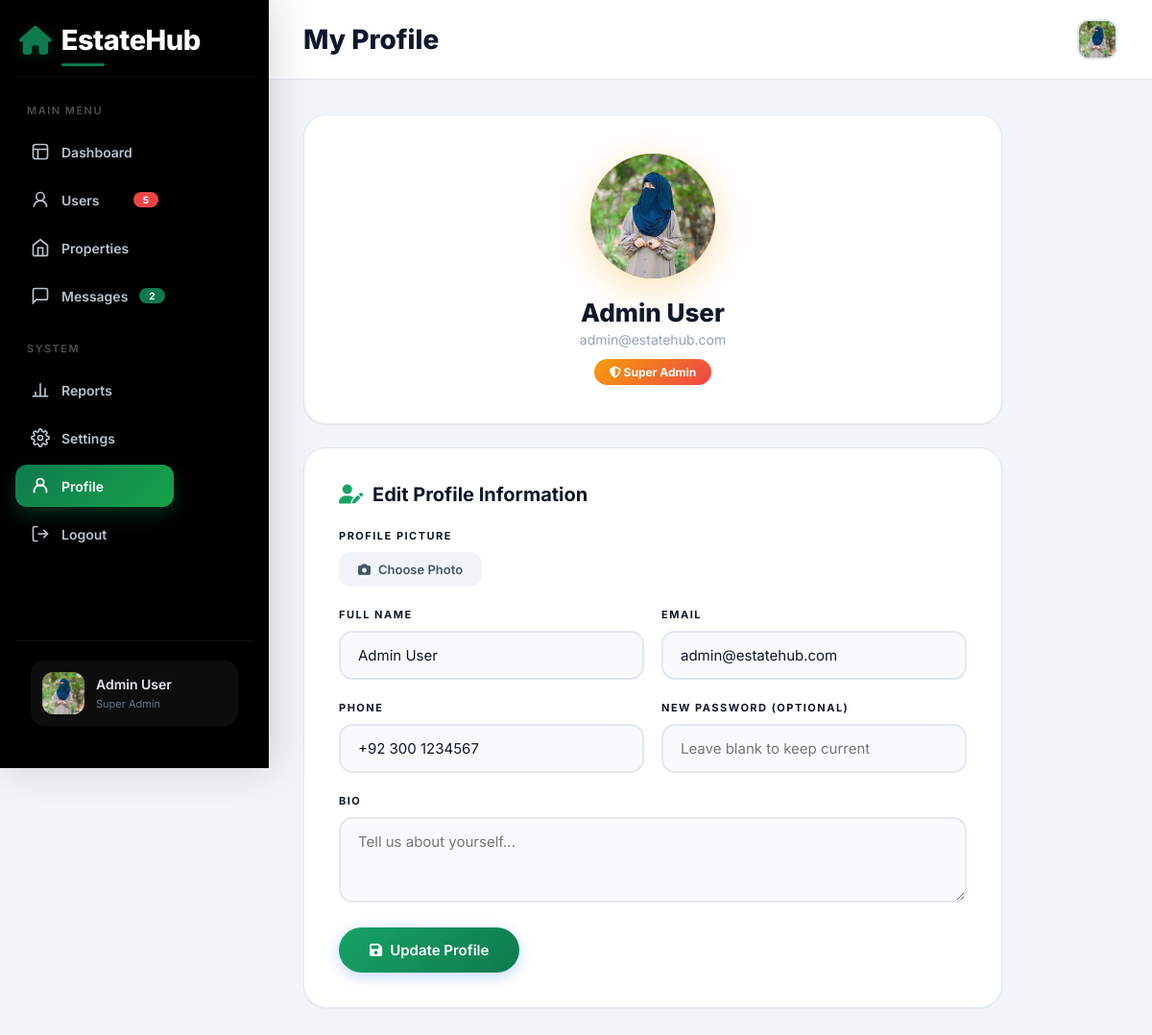
Screenshot of /admin/profile.php (signed in) with the database file from the repository.
### tables this page shows
CREATE TABLE users (
    id INT AUTO_INCREMENT PRIMARY KEY,
    full_name VARCHAR(100) NOT NULL,
    email VARCHAR(100) UNIQUE NOT NULL,
    password VARCHAR(255) NOT NULL,
    phone VARCHAR(20),
    profile_pic VARCHAR(255) DEFAULT NULL,
    bio TEXT,
    user_type ENUM('admin', 'seller', 'user') DEFAULT 'user',
    status ENUM('active', 'inactive', 'banned') DEFAULT 'active',
    created_at TIMESTAMP DEFAULT CURRENT_TIMESTAMP,
    updated_at TIMESTAMP DEFAULT CURRENT_TIMESTAMP ON UPDATE CURRENT_TIMESTAMP
);

### admin/profile.php (the view, shortened to what this page needs)
<?php
require_once __DIR__ . '/../includes/config.php';
$admin_id = $_SESSION['user_id'];
$user_query = mysqli_query($conn, "SELECT * FROM users WHERE id = $admin_id");
$user = mysqli_fetch_assoc($user_query);
$result = mysqli_query($conn, "SHOW COLUMNS FROM users LIKE 'profile_pic'");
$has_pic_column = mysqli_num_rows($result) > 0;
$result = mysqli_query($conn, "SHOW COLUMNS FROM users LIKE 'bio'");
$has_bio_column = mysqli_num_rows($result) > 0;
$profile_pic_path = '';
if (empty($profile_pic_path)) {
    $found_files = glob("../uploads/profiles/admin_" . $admin_id . "_*");
    if (!empty($found_files)) {
        $profile_pic_path = $found_files[0] . '?t=' . time();
        if ($has_pic_column) {
            $safe_filename = mysqli_real_escape_string($conn, basename($found_files[0]));
            mysqli_query($conn, "UPDATE users SET profile_pic = '$safe_filename' WHERE id = $admin_id");
        }
    }
}
$stats = [
    'users' => 0,
    'pending' => 0,
    'unread' => 0
];
$result = mysqli_query($conn, "SELECT COUNT(*) as total FROM users");
if ($result && mysqli_num_rows($result) > 0) {
    $stats['users'] = mysqli_fetch_assoc($result)['total'] ?? 0;
}
$result = mysqli_query($conn, "SELECT COUNT(*) as total FROM properties WHERE status = 'Pending'");
if ($result && mysqli_num_rows($result) > 0) {
    $stats['pending'] = mysqli_fetch_assoc($result)['total'] ?? 0;
}
$result = mysqli_query($conn, "SELECT COUNT(*) as total FROM messages WHERE is_read = 0");
if ($result && mysqli_num_rows($result) > 0) {
    $stats['unread'] = mysqli_fetch_assoc($result)['total'] ?? 0;
}
$current_page = basename($_SERVER['PHP_SELF']);
?>
<!DOCTYPE html>
<html lang="en">
<head>
    <link rel="stylesheet" href="https://cdnjs.cloudflare.com/ajax/libs/font-awesome/6.5.0/css/all.min.css">
</head>
<body>
<aside class="sidebar">
    <div class="logo">
        <a href="../index.php">
            <i class="fas fa-home logo-icon"></i>
            <span class="logo-text">EstateHub</span>
        </a>
    </div>
    <div class="sidebar-label">Main Menu</div>
    <ul class="sidebar-menu">
        <li>
            <a href="index.php" class="<?php echo ($current_page == 'index.php') ? 'active' : ''; ?>">
                <svg viewBox="0 0 24 24" fill="none" stroke="currentColor" stroke-width="2">
                    <rect x="3" y="3" width="18" height="18" rx="3"/>
                    <path d="M3 9h18M9 21V9"/>
                </svg>
                Dashboard
            </a>
        </li>
        <li>
            <a href="manage-users.php" class="<?php echo ($current_page == 'manage-users.php') ? 'active' : ''; ?>">
                <svg viewBox="0 0 24 24" fill="none" stroke="currentColor" stroke-width="2">
                    <circle cx="12" cy="8" r="5"/>
                    <path d="M20 21a8 8 0 1 0-16 0"/>
                </svg>
                Users
                <span class="nav-badge"><?php echo $stats['users']; ?></span>
            </a>
        </li>
        <li>
            <a href="manage-properties.php" class="<?php echo ($current_page == 'manage-properties.php') ? 'active' : ''; ?>">
                <svg viewBox="0 0 24 24" fill="none" stroke="currentColor" stroke-width="2">
                    <path d="M3 9l9-7 9 7v11a2 2 0 0 1-2 2H5a2 2 0 0 1-2-2z"/>
                    <polyline points="9 22 9 12 15 12 15 22"/>
                </svg>
                Properties
            </a>
        </li>
        <li>
            <a href="manage-messages.php" class="<?php echo ($current_page == 'manage-messages.php') ? 'active' : ''; ?>">
                <svg viewBox="0 0 24 24" fill="none" stroke="currentColor" stroke-width="2">
                    <path d="M21 15a2 2 0 0 1-2 2H7l-4 4V5a2 2 0 0 1 2-2h14a2 2 0 0 1 2 2z"/>
                </svg>
                Messages
                <?php if ($stats['unread'] > 0): ?>
                    <span class="nav-badge blue"><?php echo $stats['unread']; ?></span>
                <?php endif; ?>
            </a>
        </li>
    </ul>
    <div class="sidebar-label">System</div>
    <ul class="sidebar-menu">
        <li>
            <a href="reports.php" class="<?php echo ($current_page == 'reports.php') ? 'active' : ''; ?>">
                <svg viewBox="0 0 24 24" fill="none" stroke="currentColor" stroke-width="2">
                    <line x1="18" y1="20" x2="18" y2="10"/>
                    <line x1="12" y1="20" x2="12" y2="4"/>
                    <line x1="6" y1="20" x2="6" y2="14"/>
                    <line x1="2" y1="20" x2="22" y2="20"/>
                </svg>
                Reports
            </a>
        </li>
        <li>
            <a href="settings.php" class="<?php echo ($current_page == 'settings.php') ? 'active' : ''; ?>">
                Settings
            </a>
        </li>
        <li>
            <a href="profile.php" class="<?php echo ($current_page == 'profile.php') ? 'active' : ''; ?>">
                <svg viewBox="0 0 24 24" fill="none" stroke="currentColor" stroke-width="2">
                    <circle cx="12" cy="8" r="4"/>
                    <path d="M5 20v-2a7 7 0 0 1 14 0v2"/>
                </svg>
                Profile
            </a>
        </li>
        <li>
            <a href="../logout.php" class="logout-link">
                <svg viewBox="0 0 24 24" fill="none" stroke="currentColor" stroke-width="2">
                    <path d="M9 21H5a2 2 0 0 1-2-2V5a2 2 0 0 1 2-2h4"/>
                    <polyline points="16 17 21 12 16 7"/>
                    <line x1="21" y1="12" x2="9" y2="12"/>
                </svg>
                Logout
            </a>
        </li>
    </ul>
    <div class="sidebar-footer">
        <div class="admin-profile-mini" onclick="window.location.href='profile.php'">
            <div class="admin-avatar-mini">
                <?php if (!empty($profile_pic_path)): ?>
                    <img src="<?php echo $profile_pic_path; ?>" alt="Admin" onerror="this.style.display='none';this.nextElementSibling.style.display='flex';">
                <?php else: ?>
                    <i class="fas fa-crown"></i>
                <?php endif; ?>
            </div>
            <div class="admin-info-mini">
                <h4><?php echo htmlspecialchars($_SESSION['user_name'] ?? 'Admin'); ?></h4>
                <span>Super Admin</span>
            </div>
        </div>
    </div>
</aside>
<main class="main-content">
    <header class="topbar">
        <h1>My Profile</h1>
        <div class="topbar-profile-pic" onclick="window.location.href='profile.php'">
            <?php if (!empty($profile_pic_path)): ?>
                <img src="<?php echo $profile_pic_path; ?>" alt="Admin" onerror="this.style.display='none';this.nextElementSibling.style.display='flex';">
            <?php else: ?>
                <i class="fas fa-user-shield"></i>
            <?php endif; ?>
        </div>
    </header>
    <div class="content-area">
        <div class="profile-header-card">
            <div class="profile-avatar-lg" onclick="document.getElementById('picInput').click()" title="Click to change photo">
                <?php if (!empty($profile_pic_path)): ?>
                    <img src="<?php echo $profile_pic_path; ?>" alt="Profile" id="profilePreview" onerror="this.style.display='none';this.nextElementSibling.style.display='flex';">
                <?php else: ?>
                    <i class="fas fa-crown"></i>
                <?php endif; ?>
            </div>
            <h2><?php echo htmlspecialchars($user['full_name'] ?? $_SESSION['user_name'] ?? 'Admin'); ?></h2>
            <p class="email-text"><?php echo htmlspecialchars($user['email'] ?? 'admin@estatehub.com'); ?></p>
            <span class="badge-admin"><i class="fas fa-shield-alt"></i> Super Admin</span>
        </div>
        <div class="profile-form-card">
            <h2><i class="fas fa-user-edit"></i> Edit Profile Information</h2>
            <form method="POST" enctype="multipart/form-data">
                <div class="form-group">
                    <label>Profile Picture</label>
                    <button type="button" class="btn btn-outline" onclick="document.getElementById('picInput2').click()">
                        <i class="fas fa-camera"></i> Choose Photo
                    </button>
                </div>
                <div class="form-row">
                    <div class="form-group">
                        <label>Full Name</label>
                        <input type="text" name="full_name" value="<?php echo htmlspecialchars($user['full_name'] ?? ''); ?>" required>
                    </div>
                    <div class="form-group">
                        <label>Email</label>
                        <input type="email" name="email" value="<?php echo htmlspecialchars($user['email'] ?? ''); ?>" required>
                    </div>
                </div>
                <div class="form-row">
                    <div class="form-group">
                        <label>Phone</label>
                        <input type="text" name="phone" value="<?php echo htmlspecialchars($user['phone'] ?? '+92 300 1234567'); ?>">
                    </div>
                    <div class="form-group">
                        <label>New Password (optional)</label>
                        <input type="password" name="new_password" placeholder="Leave blank to keep current">
                    </div>
                </div>
                <?php if ($has_bio_column): ?>
                    <div class="form-group">
                        <label>Bio</label>
                        <textarea name="bio" rows="3" placeholder="Tell us about yourself..."><?php echo htmlspecialchars($user['bio'] ?? ''); ?></textarea>
                    </div>
                <?php endif; ?>
                <button type="submit" name="update_profile" class="btn btn-primary">
                    <i class="fas fa-save"></i> Update Profile
                </button>
            </form>
        </div>
    </div>
</main>
</body>
</html>

### rows the page displays
users: full_name "Admin User", email "admin@estatehub.com", phone "+92 300 1234567"

### other values shown
$stats['users'] "5"
$stats['unread'] "2"
$_SESSION['user_name'] "Admin User"
